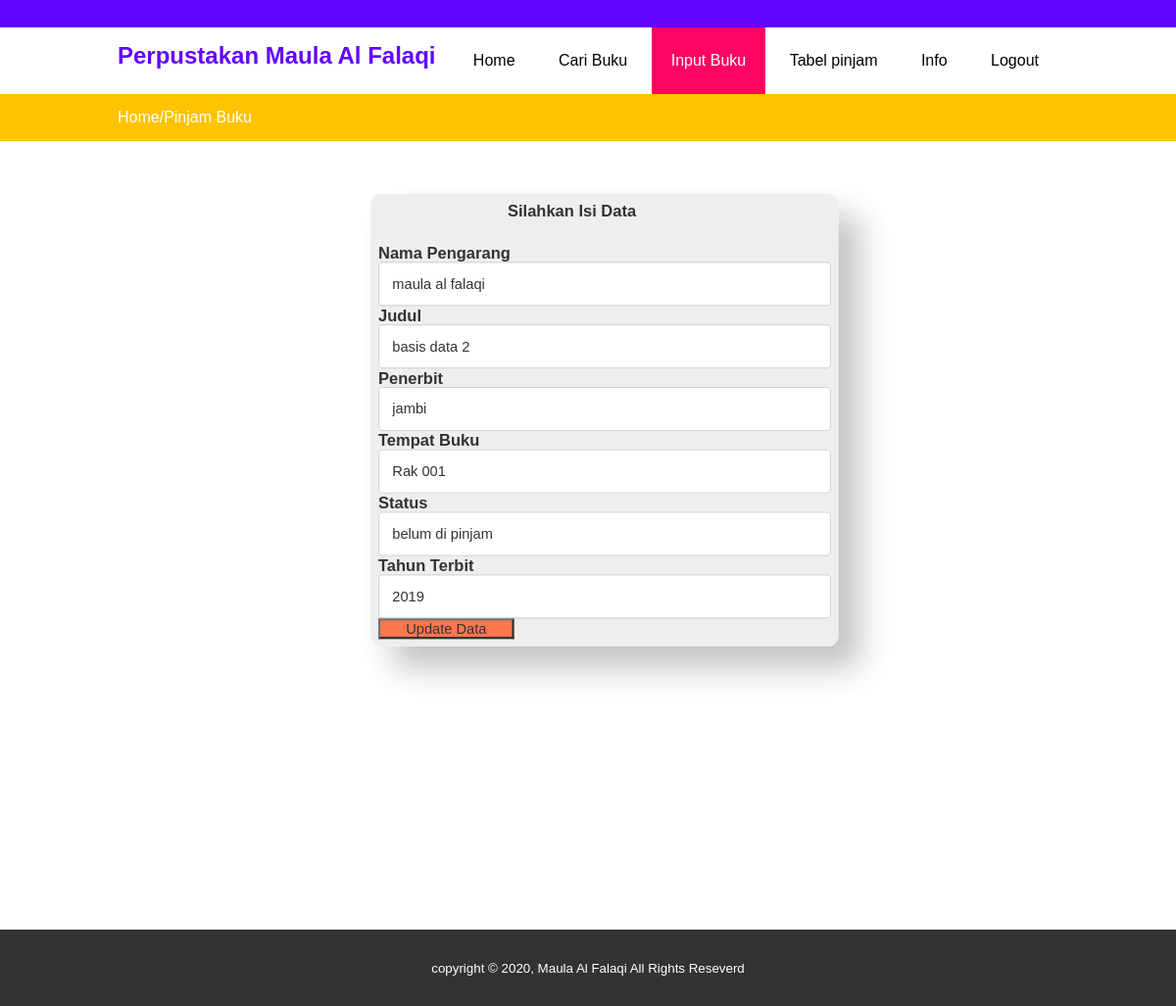
The page /admin/update.php?id=33 on the database its author committed.
### tables this page shows
CREATE TABLE `input_buku` (
  `id_buku` int(255) NOT NULL,
  `nama_pengarang` varchar(255) NOT NULL,
  `judul` varchar(255) NOT NULL,
  `penerbit` varchar(255) NOT NULL,
  `tempat_buku` varchar(255) NOT NULL,
  `status` varchar(255) NOT NULL,
  `tahun_terbit` int(255) NOT NULL
);

### admin/update.php (the view, shortened to what this page needs)
<?php
include '../koneksi.php';
$id = $_GET['id'];
$update = mysqli_query($con,"SELECT * FROM input_buku WHERE id_buku = '$id'");
$ambil2 = mysqli_fetch_array($update);
?>
<!DOCTYPE html>
<html>
<head>
    <link rel="stylesheet" type="text/css" href="../aset/style1.css">
<body>
<div class="medsos">
    <div class="container">
        <ul>
        </ul>
    </div>
</div>
<header>
    <div class="container">
        <h2><a href="index.php">Perpustakan Maula Al Falaqi</a></h2>
        <ul>
            <li ><a href="index.php">Home</a></li>
            <li><a href="cari_buku.php">Cari Buku</a></li>
            <li class="active"> <a href="input_buku.php">Input Buku</a></li>
            <li><a href="tabel_buku.php">Tabel pinjam</a></li>
            <li><a href="info.php">Info</a></li>
            <li><a href="../logout.php">Logout</a></li>
        </ul>
    </div>
</header>
<section class="label">
    <div class="container">
        <p>Home/Pinjam Buku</p>
    </div>
</section>
<section class="about">
    <from class="container">
        <div class="login-bapak">
            <form action="proses_update.php" method="post">
                <div class="part">
                    <h1 style="margin-left: 120px"> Silahkan Isi Data </h1>
                </div>
                <br>
                <br>
                <div class="part-1">
                    <h1> Nama Pengarang  </h1>
                    <input type="text"autocomplete="off" value="<?=$ambil2['nama_pengarang']?>" name="nama" placeholder="nama pengarang" required>
                    <h1> Judul  </h1>
                    <input type="text" autocomplete="off" value="<?=$ambil2['judul']?>" name="judul" placeholder="judul buku " required>
                    <h1> Penerbit   </h1>
                    <input type="text" autocomplete="off" name="penerbit"  value="<?=$ambil2['penerbit']?>" placeholder="penerbit" required>
                    <h1> Tempat Buku </h1>
                    <input type="text" autocomplete="off" name="tempat" value="<?=$ambil2['tempat_buku']?>" placeholder="tempat buku " required>
                    <h1> Status   </h1>
                    <input type="text" autocomplete="off" name="status" value="<?=$ambil2['status']?>" placeholder="status" required>
                    <h1> Tahun Terbit  </h1>
                    <input type="text" autocomplete="off" name="tahun"  value="<?=$ambil2['tahun_terbit']?>" placeholder="tahun terbit " required>
                    <button  style="text-decoration: none; width: 30%; background-color: #ff5722;"  type="submit">Update Data </button>
                </div>
        </div>
    </from>
</section>
<footer style="margin-top: 210px">
    <div class="container">
        <small>copyright &copy 2020, Maula Al Falaqi All  Rights Reseverd</small>
    </div>
</footer>
</body>
</html>

### aset/style1.css (style rules this page uses)
* { padding: 0; margin: 0; font-family: sans-serif; }
a { color: inherit; text-decoration: none; }
.medsos { padding: 5px 0; background-color: #6203fd ; text-decoration: none; }
.container { width: 80%; margin:0 auto; }
.container:after { content: ''; display: block; clear: both; }
header h2 { float: left; padding: 15px 0; color: #6203fd ; }
header ul { float: right; }
header ul li { display: inline-block; }
header ul li a { padding: 25px 20px; display: inline-block; }
.active { background-color: #fd0362 ; color: #fff; }
section { padding: 15px 0; }
.about { padding-bottom: 100px; }
footer { padding: 30px 0; background-color: #333; color: white; text-align: center; }
.label { background-color: #FFC300; color: #fff; }
input[type=text], select, textarea { width: 100%; padding: 12px; border: 1px solid #ccc; border-radius: 4px; box-sizing: border-box; resize: vertical; }
.login-bapak { background: rgba(211,211,211, 0.5); border-radius: 10px; margin-top: 60px; width: 35%; padding: 7px; margin-left: 400px; opacity: 0.8; font-size: 10px; transform: scale(1.1); box-shadow: 20px 20px 30px rgba(0,0,0,0.3); }

### rows shown on the page
input_buku: nama "maula al falaqi", judul "basis data 2", penerbit "jambi", tempat "Rak 001", status "belum di pinjam", tahun "2019"
